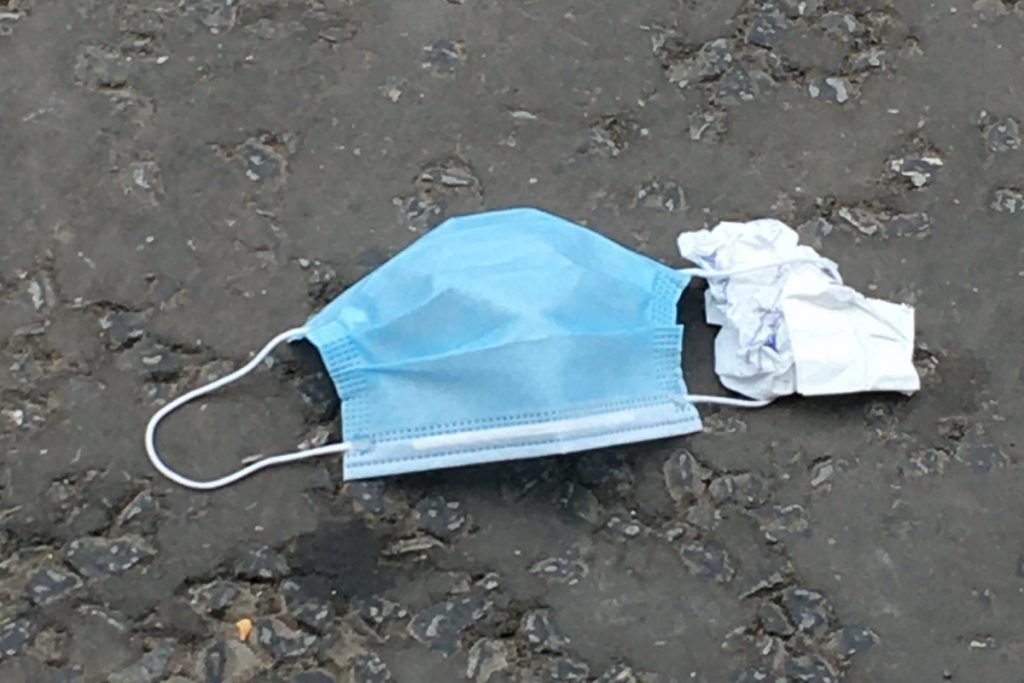
%> input picture sample-images/mask7.jpg, 1024 x 683 px
$ octave Testing_2.m   (GNU Octave 9; MATLAB toolbox functions it lacks are replaced by stand-ins)
%> lines starting %> are read from the running program, lines starting %| are printed output that depends on the picture; in (x1, y1, x2, y2) boxes, pixels count from 0 and x2, y2 are one past the last pixel; in counts of white or black regions, pixels touching at a corner belong together; the program's own positions count from 1

image = imread('mask7.jpg');
%> image is the input picture: size 683x1024x3 uint8; mean R, G, B 106.6, 114.8, 116.6

stretched_image = imadjust(image,[0.3 0.7],[]);
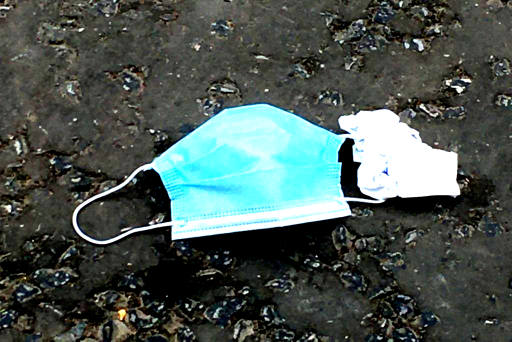
%> stretched_image: size 683x1024x3 uint8 (shown at 1/2 size); mean R, G, B 75.1, 87.2, 82.4

hist_image = histeq(stretched_image);

g_image = rgb2gray(hist_image);
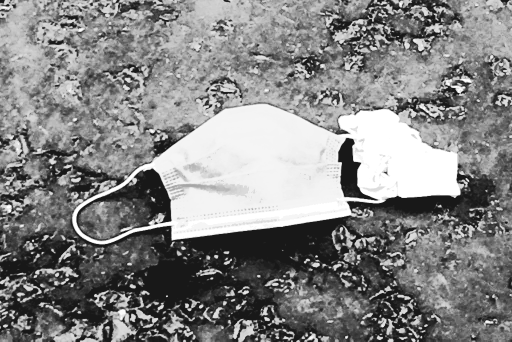
%> g_image: size 683x1024 uint8 (shown at 1/2 size); min 24, max 255, mean 133.2

bin_image = imbinarize(g_image);
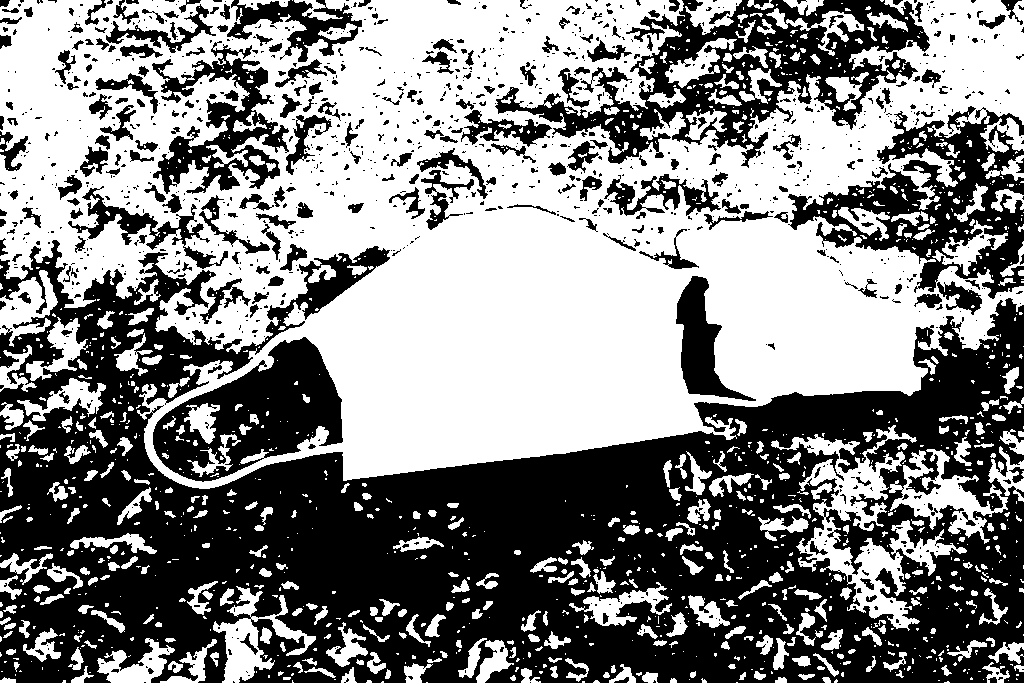
%> bin_image: size 683x1024 logical; 52.4% white; 1162 black regions (897 under 20 px), largest, box (x1, y1, x2, y2) and area: (0, 240, 1024, 683) 227188, (495, 0, 930, 168) 23962, (788, 106, 1024, 299) 17315

neg_image = imcomplement(bin_image);

bw_image = bwareaopen(neg_image,10000);
%> bw_image: size 683x1024 logical; 40.4% white; 4 white regions, box (x1, y1, x2, y2) and area: (0, 240, 1024, 683) 227188, (495, 0, 930, 168) 23962, (788, 106, 1024, 299) 17315, (153, 337, 343, 482) 13860

fill_image = imfill(bw_image,'holes');
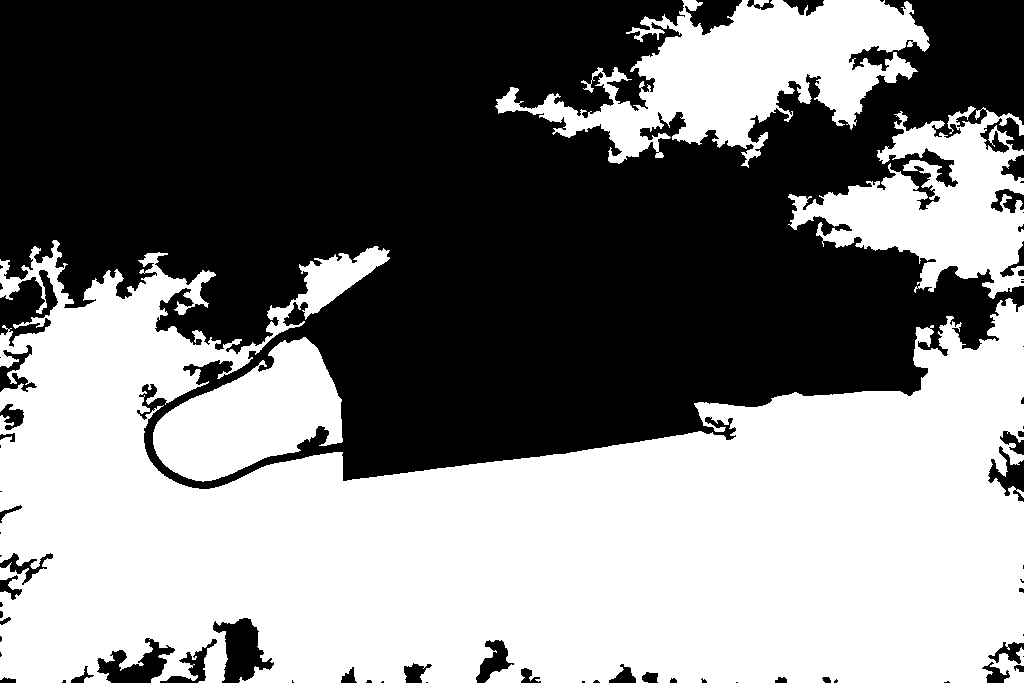
%> fill_image: size 683x1024 logical; 49.7% white; 4 white regions

[bwLabel,num] = bwlabel(fill_image,8);
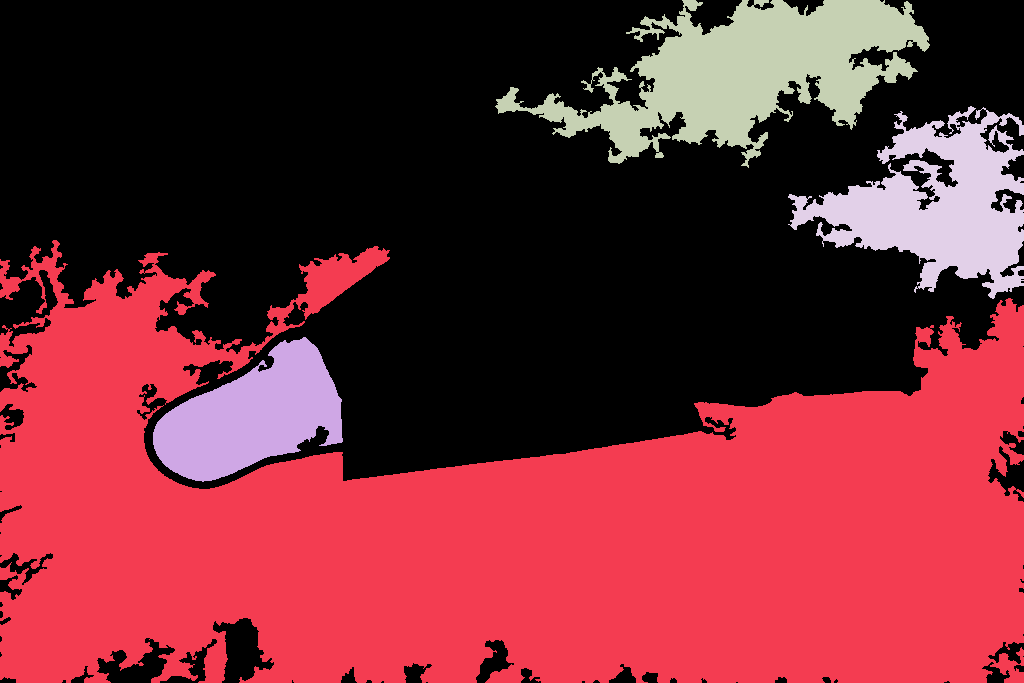
%> bwLabel: size 683x1024 double; 5 distinct labels, from 0 to 4; one colour per label, 0 black
%> num = 4

props = regionprops(fill_image,'Eccentricity','Area','BoundingBox');
%> props = 4 regions; box (x1, y1, x2, y2), Area and Eccentricity: (0, 240, 1024, 683) 278192 0.951, (495, 0, 930, 168) 31993 0.939, (788, 106, 1024, 299) 21701 0.646, (153, 337, 343, 482) 15877 0.874
 areas = [props.Area];
%> areas = [278192 15877 31993 21701]
 eccentricities = [props.Eccentricity];
%> eccentricities = [0.951 0.874 0.939 0.646]

 idxOfSkittles = find(eccentricities);
%> idxOfSkittles = [1 2 3 4]
 statsDefects = props(idxOfSkittles);
%> statsDefects has the same summary as props

 figure
 imshow(image);
 hold on;
 for idx = 1 : length(idxOfSkittles)
     h = rectangle('Position',statsDefects(idx).BoundingBox);
     set(h,'EdgeColor',[1 0 0]);
     hold on;
 end
%> this loop made 4 passes
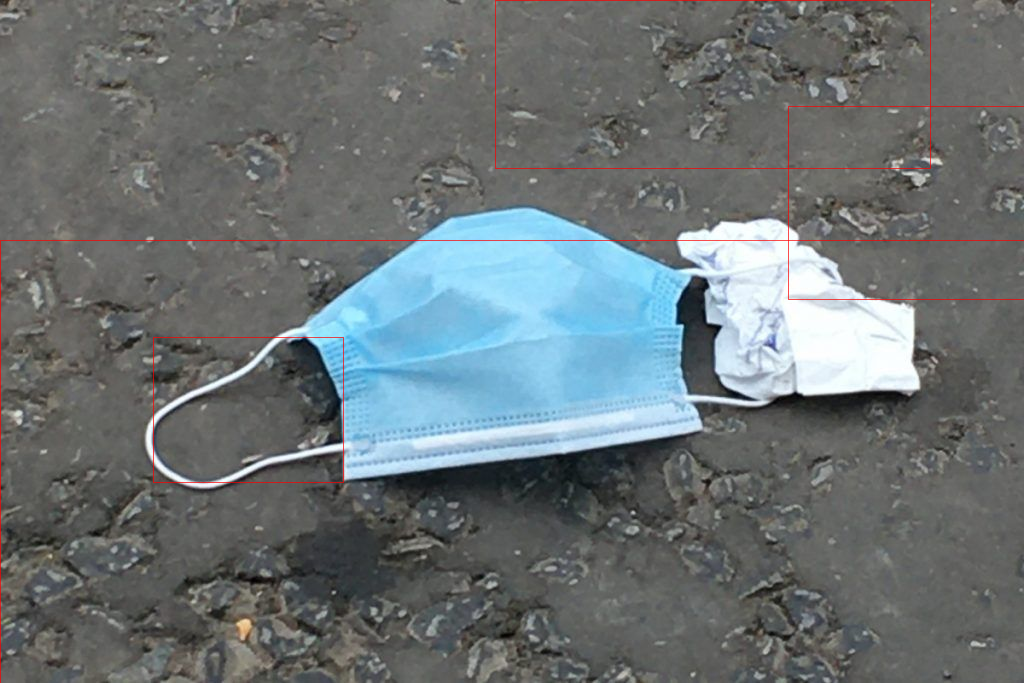
%> figure redrawn from the program's plot data

$ run again, with sample-images/mask1.jpg copied over sample-images/mask7.jpg
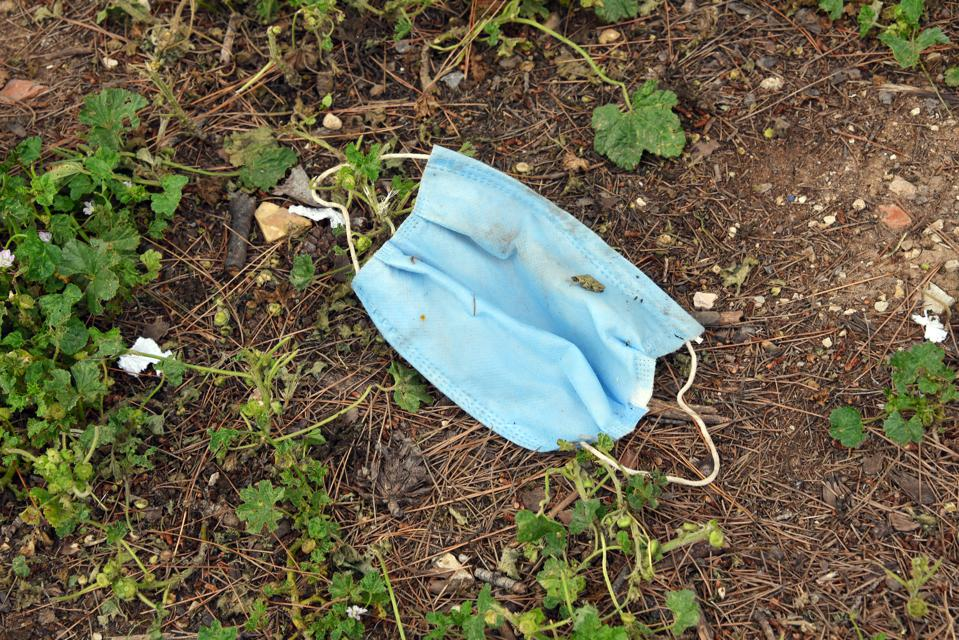
%> input picture sample-images/mask1.jpg, 959 x 640 px
%> image is the input picture: size 640x959x3 uint8; mean R, G, B 106.6, 100.7, 77.3
%> `bin_image = imbinarize(g_image);`:
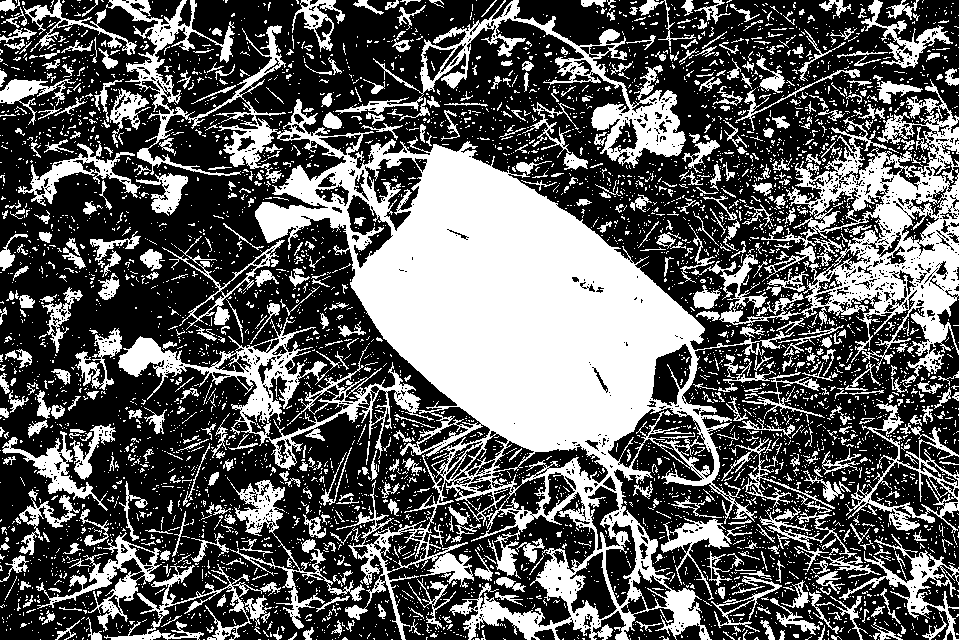
%> bin_image: size 640x959 logical; 37% white; 5274 white regions (4666 under 20 px), largest, box (x1, y1, x2, y2) and area: (106, 0, 794, 640) 98789, (691, 79, 959, 384) 21369, (118, 317, 434, 470) 8419
%> bw_image: size 640x959 logical; 58.5% white; 5095 black regions (4491 under 20 px), largest, box (x1, y1, x2, y2) and area: (106, 0, 794, 640) 116824, (691, 79, 959, 384) 25976, (335, 0, 686, 168) 10004
%> fill_image: size 640x959 logical; 75% white; 127 black regions (78 under 20 px), largest, box (x1, y1, x2, y2) and area: (255, 99, 760, 640) 102206, (787, 81, 959, 376) 21956, (420, 0, 686, 168) 9029
%> bwLabel: size 640x959 double; values 0 (black) and 1 (white), 75% white; 127 black regions (78 under 20 px)
%> num = 1
%> props = 1 region; box (x1, y1, x2, y2), Area and Eccentricity: (0, 0, 959, 640) 460078 0.752
%> areas = 460078
%> eccentricities = 0.752
%> idxOfSkittles = 1
%> statsDefects has the same summary as props
%> the loop `for idx = 1 : length(idxOfSkittles)` made 1 pass
%> after the loop `for idx = 1 : length(idxOfSkittles)`:
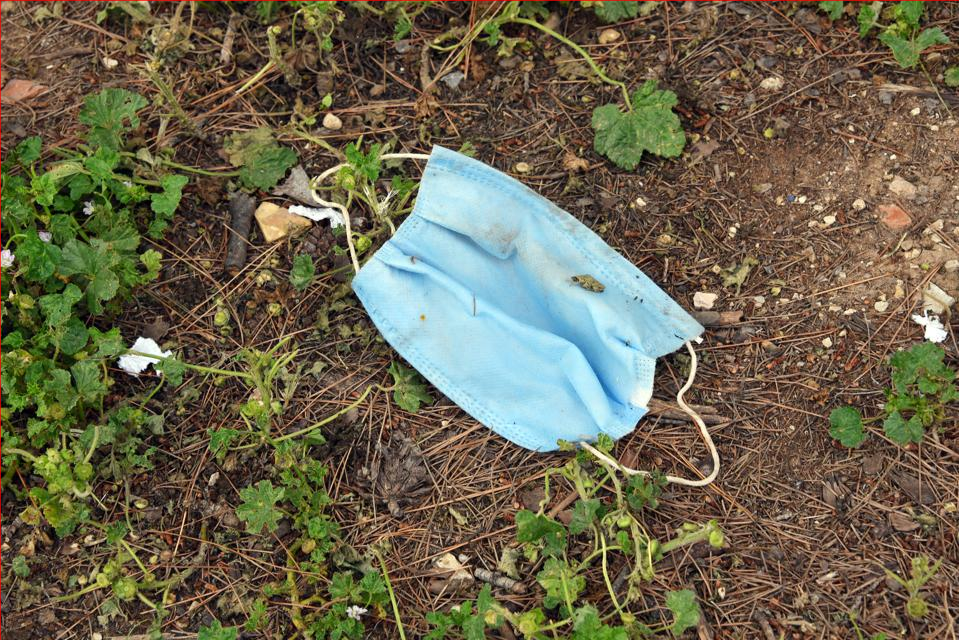
%> figure redrawn from the program's plot data
